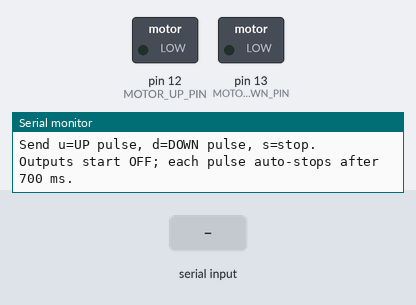
A sketch run on a simulated Arduino Uno, built with avr-gcc and run on an emulated ATmega328P. On the bench: switched loads named in the sketch (green lamp = pin HIGH), the last lines printed to the serial monitor. Inputs (shaded band) come from the test bench.

Above: at 1.2 s.
1.3 s: "u" received over Serial
At 1.9 s:
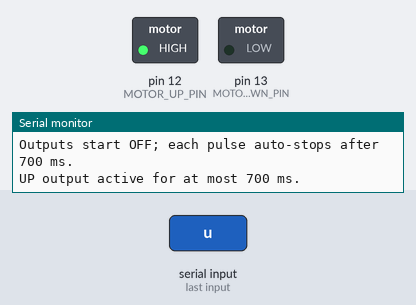
3.6 s: "d" received over Serial
At 4.2 s:
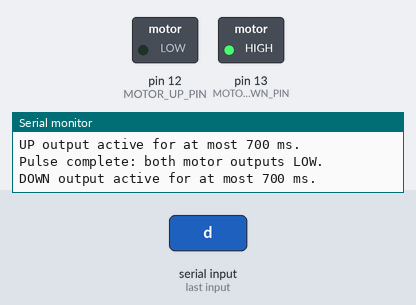
Timing chart, 0 to 6.6 s (numbered marks = the images above; inputs shaded):
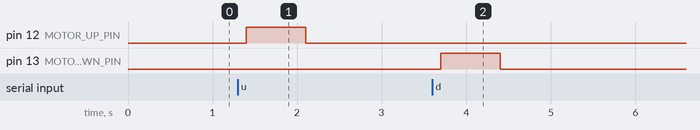

The sketch:

05_motor_driver_test.ino
```cpp
/*
  Test: Motor driver direction outputs
  Keeps the final project's pins:
    UP = D12, DOWN = D13

  Open Serial Monitor at 9600 baud and send:
    u = brief UP pulse
    d = brief DOWN pulse
    s = stop immediately

  Each direction pulse automatically stops after 700 ms. Only one direction
  output is ever HIGH at once. Test with the lift unloaded/mechanically supported.
  This assumes active-HIGH motor-driver inputs, matching the current project.
*/

const byte MOTOR_UP_PIN = 12;
const byte MOTOR_DOWN_PIN = 13;
const unsigned long TEST_PULSE_MS = 700UL;

bool motorPulseActive = false;
unsigned long motorPulseStartMs = 0;

void stopMotor() {
  digitalWrite(MOTOR_UP_PIN, LOW);
  digitalWrite(MOTOR_DOWN_PIN, LOW);
  motorPulseActive = false;
}

void startPulse(bool goUp) {
  if (motorPulseActive) {
    Serial.println(F("A test pulse is already active. Send 's' to stop; otherwise wait for auto-stop."));
    return;
  }

  // Force both outputs OFF before selecting a direction.
  stopMotor();
  delay(100);

  if (goUp) {
    digitalWrite(MOTOR_DOWN_PIN, LOW);
    digitalWrite(MOTOR_UP_PIN, HIGH);
    Serial.println(F("UP output active for at most 700 ms."));
  } else {
    digitalWrite(MOTOR_UP_PIN, LOW);
    digitalWrite(MOTOR_DOWN_PIN, HIGH);
    Serial.println(F("DOWN output active for at most 700 ms."));
  }

  motorPulseActive = true;
  motorPulseStartMs = millis();
}

void setup() {
  Serial.begin(9600);
  pinMode(MOTOR_UP_PIN, OUTPUT);
  pinMode(MOTOR_DOWN_PIN, OUTPUT);
  stopMotor();

  Serial.println(F("Motor-driver test: UP D12, DOWN D13"));
  Serial.println(F("Send u=UP pulse, d=DOWN pulse, s=stop."));
  Serial.println(F("Outputs start OFF; each pulse auto-stops after 700 ms."));
}

void loop() {
  while (Serial.available() > 0) {
    char command = Serial.read();

    if (command == 's' || command == 'S') {
      stopMotor();
      Serial.println(F("STOP: both motor outputs LOW."));
    } else if (command == 'u' || command == 'U') {
      startPulse(true);
    } else if (command == 'd' || command == 'D') {
      startPulse(false);
    }
    // Ignore carriage return/newline from Serial Monitor.
  }

  if (motorPulseActive && millis() - motorPulseStartMs >= TEST_PULSE_MS) {
    stopMotor();
    Serial.println(F("Pulse complete: both motor outputs LOW."));
  }
}
```

Measured:
- after the input at 1.3 s, pin 12 (MOTOR_UP_PIN): LOW → HIGH after 0.10 s, → LOW 0.70 s later
- after the input at 3.6 s, pin 13 (MOTOR_DOWN_PIN): LOW → HIGH after 0.10 s, → LOW 0.70 s later
